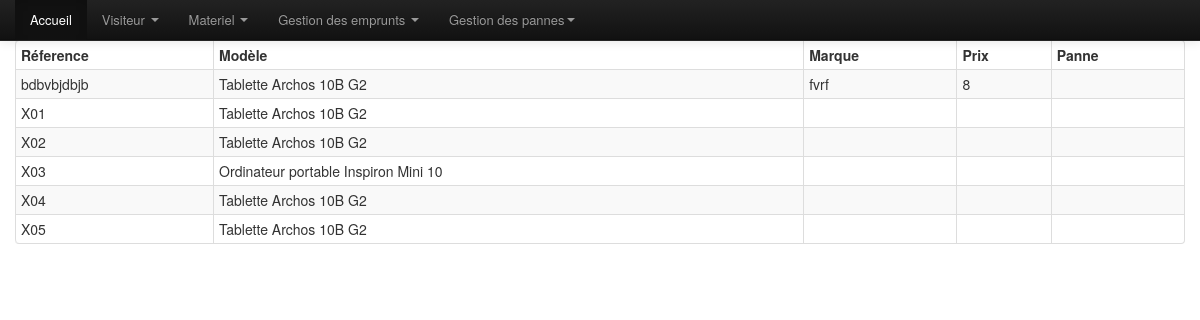
The page /listerMateriel.php on the database its author committed.
### tables this page shows
CREATE TABLE IF NOT EXISTS `materiel` (
  `Reference` varchar(10) NOT NULL,
  `IdModele` int(11) NOT NULL,
  `Marque` varchar(50) DEFAULT NULL,
  `Prix` float DEFAULT NULL,
  `Panne` int(1) DEFAULT NULL,
  PRIMARY KEY (`Reference`)
);

CREATE TABLE IF NOT EXISTS `modele` (
  `Identifiant` int(11) NOT NULL,
  `Libelle` varchar(40) NOT NULL
);

### listerMateriel.php (called while the page is built, shortened)
<?php
  $repVues = './vues/';
  $liste = listerMateriel();
  include($repVues."entete.php") ;
  include($repVues."menu.php") ;
  include($repVues."vListerMateriel.php");
  include($repVues."pied.php") ;
  ?>

### include/_bdGestionDonnees.lib.php (called while the page is built, shortened)
<?php
function connecterServeurBD()
{
    $PARAM_hote='localhost';
    $PARAM_port='3306';
    $PARAM_nom_bd='gsb_php';
    $PARAM_utilisateur='root';
    $PARAM_mot_passe='';
    $connect = new PDO('mysql:host='.$PARAM_hote.';port='.$PARAM_port.';dbname='.$PARAM_nom_bd, $PARAM_utilisateur, $PARAM_mot_passe);
    return $connect;
}
function listerMateriel()
{
  $connexion = connecterServeurBD();
  if (TRUE)
  {
      $requete="SELECT materiel.Reference,materiel.Marque,materiel.Prix,modele.Libelle,materiel.Panne FROM materiel,modele WHERE modele.Identifiant=materiel.IdModele  ";
      $jeuResultat=$connexion->query($requete);
      $jeuResultat->setFetchMode(PDO::FETCH_OBJ);
      $i = 0;
      $ligne = $jeuResultat->fetch();
      while($ligne)
      {
          $fleur[$i]['ref']=$ligne->Reference;
          $fleur[$i]['idmod']=$ligne->Libelle;
          $fleur[$i]['marque']=$ligne->Marque;
          $fleur[$i]['prx']=$ligne->Prix;
          $fleur[$i]['panne']=$ligne->Panne;
          $ligne=$jeuResultat->fetch();
          $i = $i + 1;
      }
  }
  return $fleur;
}
?>

### vues/vListerMateriel.php (the view)
<div class="container">
    <table class="table table-bordered table-striped table-condensed">
      <thead>
        <tr>
          <th>Réference</th>
          <th>Modèle</th>
          <th>Marque</th>
          <th>Prix</th>
          <th>Panne</th>
        </tr>
      </thead>
      <tbody>
<?php
    $i = 0;
    while($i < count($liste))
    {
 ?>
        <tr>
            <td><?php echo $liste[$i]["ref"]?></td>
            <td><?php echo $liste[$i]["idmod"]?></td>
            <td><?php echo $liste[$i]["marque"]?></td>
            <td><?php echo $liste[$i]["prx"]?></td>
            <td><?php echo $liste[$i]["panne"]?></td>
        </tr>
<?php
        $i = $i + 1;
     }
?>
       </tbody>
     </table>
  </div>

### vues/entete.php (shortened to what this page needs)
<!DOCTYPE html>
<html lang="en">
  <head>
    <link href="assets/css/bootstrap.css" rel="stylesheet">
    <link href="assets/css/bootstrap-responsive.css" rel="stylesheet">
    <link href="assets/css/docs.css" rel="stylesheet">
  </head>
  <body data-spy="scroll" data-target=".bs-docs-sidebar"  style="background: url(assets/img/fond) no-repeat; background-size:cover">

### vues/menu.php (shortened to what this page needs)
<div class="navbar navbar-inverse navbar-fixed-top">
  <div class="navbar-inner">
    <div class="container">
      <div class="nav-collapse collapse">
        <ul class="nav">
          <li class="active">
            <a href="./index.php">Accueil</a>
          </li>
          <li class="dropdown">
              <a data-toggle="dropdown" class="dropdown-toggle" href="#">Visiteur  <b class="caret"></b></a>
          </li>
           <li class="dropdown">
              <a data-toggle="dropdown" class="dropdown-toggle" href="#">Materiel <b class="caret"></b></a>
          </li>
          <li class="dropdown">
              <a data-toggle="dropdown" class="dropdown-toggle" href="#">Gestion des emprunts <b class="caret"></b></a>
          </li>
          <li class="dropdown">
              <a data-toggle="dropdown" class="dropdown-toggle" href="#">Gestion des pannes<b class="caret"></b></a>
          </li>
        </ul>
      </div>
    </div>
  </div>
</div>

### vues/pied.php (shortened to what this page needs)
  </body>
</html>

### assets/css/docs.css (style rules this page uses)
body { position: relative; padding-top: 40px; }
body > .navbar { font-size: 13px; }

### rows shown on the page
materiel: Reference "bdbvbjdbjb", modele.Libelle "Tablette Archos 10B G2", Marque "fvrf", Prix "8"
materiel: Reference "X01", modele.Libelle "Tablette Archos 10B G2"
materiel: Reference "X02", modele.Libelle "Tablette Archos 10B G2"
materiel: Reference "X03", modele.Libelle "Ordinateur portable Inspiron Mini 10"
materiel: Reference "X04", modele.Libelle "Tablette Archos 10B G2"
materiel: Reference "X05", modele.Libelle "Tablette Archos 10B G2"
